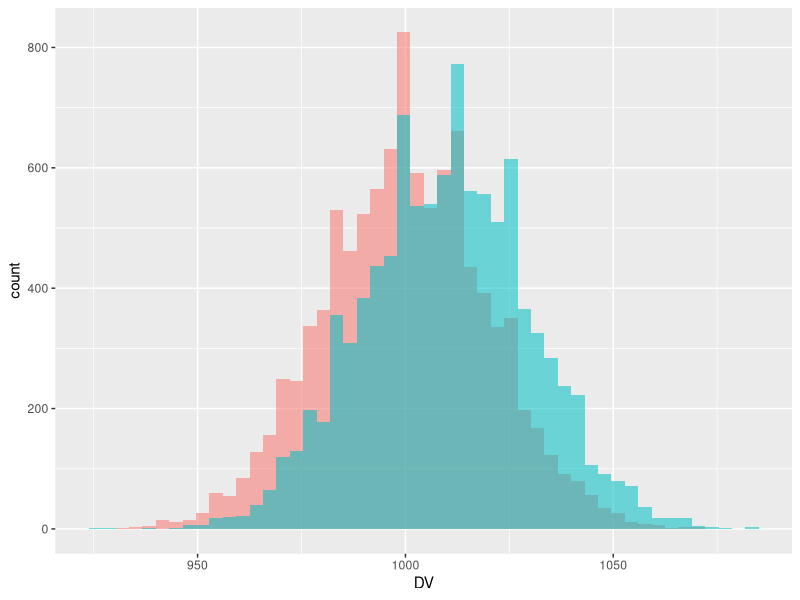
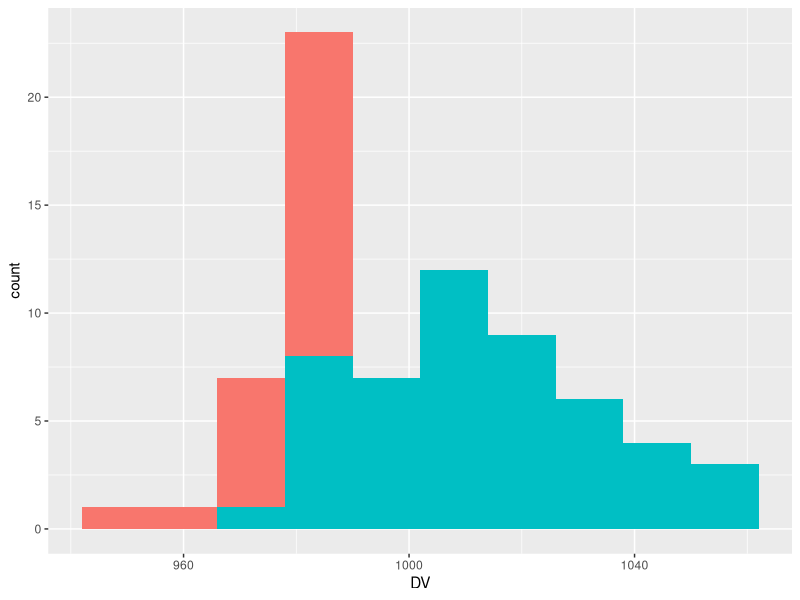
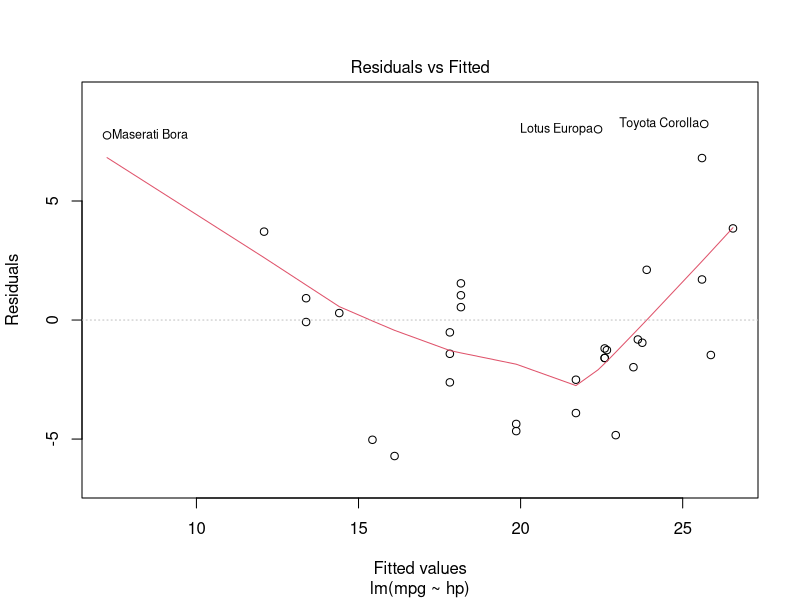
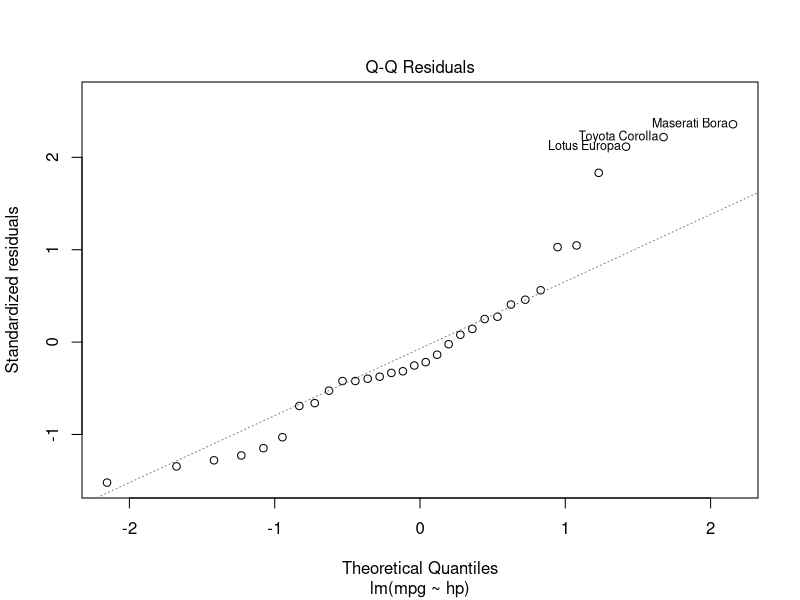
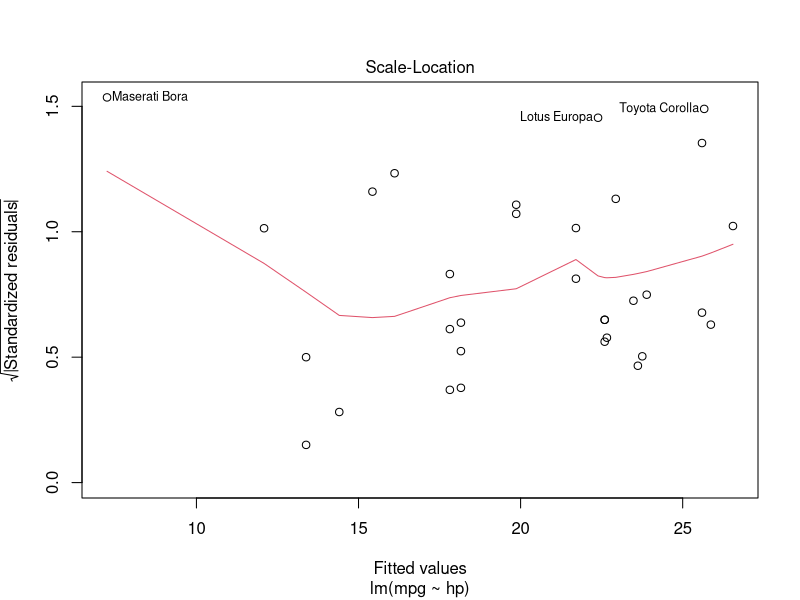
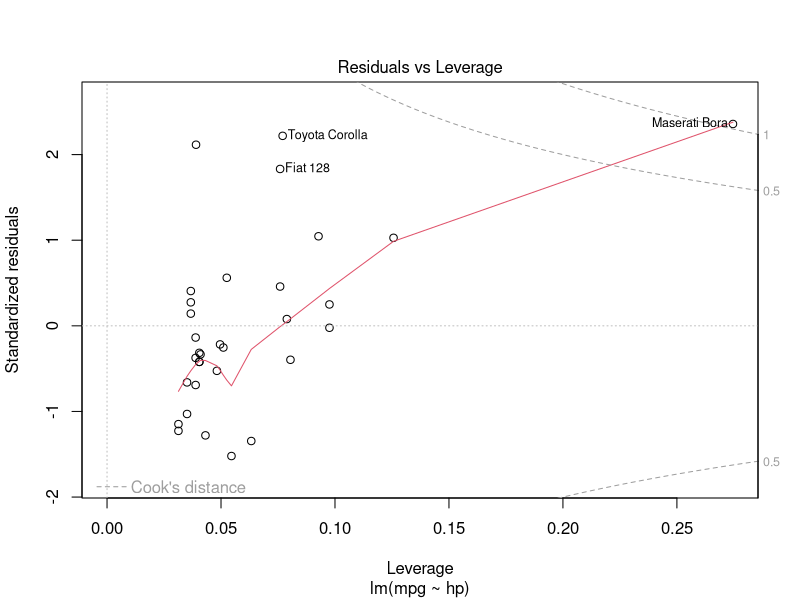
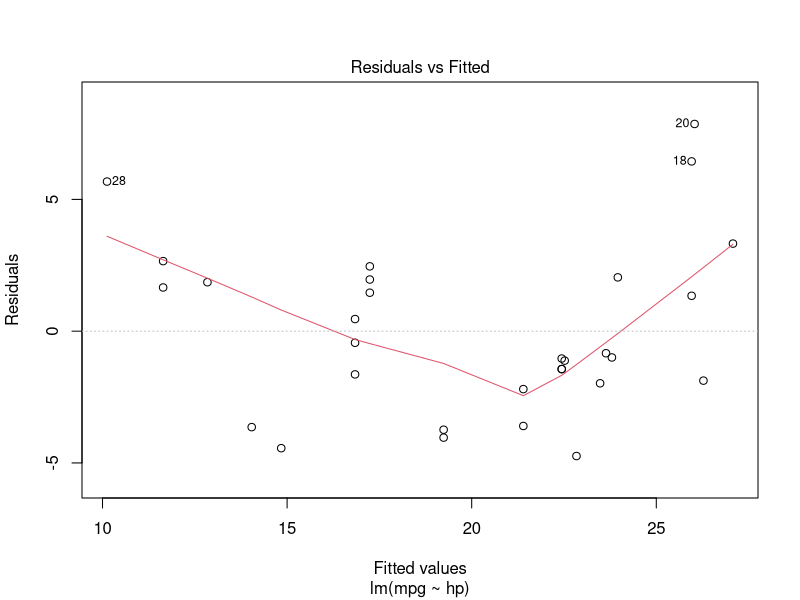
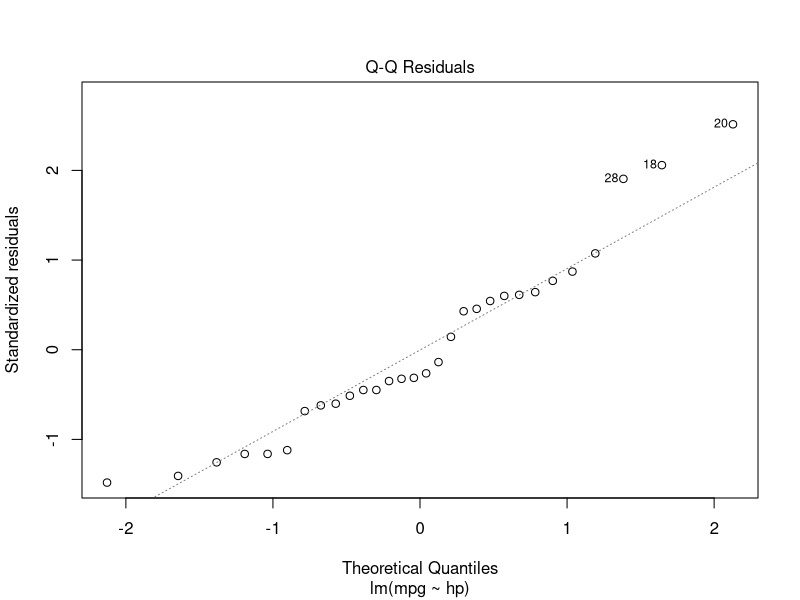

The R source for these figures, in order:
library(tidyverse)
library(broom)
library(afex)
library(emmeans)

# Simulate one data set
set.seed(1234)
DV <- c(round(rnorm(10000, 1000, 20)), round(rnorm(10000, 1010, 20)))
condition <- c(rep("Condition_A", 10000), rep("Condition_B", 10000))

my_data <- tibble(condition, DV)

my_data %>%
  ggplot(aes(x = DV, fill = condition, alpha = .5)) +
  geom_histogram(data = filter(my_data, condition == "Condition_A"), bins = 50) +
  geom_histogram(data = filter(my_data, condition == "Condition_B"), bins = 50) +
  guides(fill = FALSE, alpha = FALSE)
  
set.seed(1234)
DV <- c(round(rnorm(50, 1000, 20)), round(rnorm(50, 1010, 20)))
condition <- c(rep("Condition_A", 50), rep("Condition_B", 50))

my_data <- tibble(condition, DV)

my_data %>%
  ggplot(aes(x = DV, fill = condition)) +
  geom_histogram(data = filter(my_data, condition == "Condition_A"), bins = 10) +
  geom_histogram(data = filter(my_data, condition == "Condition_B"), bins = 10) +
  guides(fill = FALSE, alpha = FALSE)

my_data %>%
  group_by(condition) %>%
  summarise(mean_dv = mean(DV), sd_dv = sd(DV))

# Run t-test ####
t.test(my_data[condition == "Condition_A",]$DV, my_data[condition == "Condition_B",]$DV)

# Can we get the output in tidy format? Answer: yes...
tidy(t.test(my_data[condition == "Condition_A",]$DV, 
            my_data[condition == "Condition_B",]$DV))

# Simulate 1000 datasets ####
all_data <- NULL

set.seed(1234)
for (i in 1:1000) {
  DV <- c(round(rnorm(50, 1000, 20)), round(rnorm(50, 1010, 20)))
  condition <- c(rep("Condition_A", 50), rep("Condition_B", 50))
  my_data <- tibble(condition, DV, i)
  all_data <- rbind(all_data, my_data)
}

# Run 1000 t-tests
all_results <- NULL
for (n in 1:1000) {
  my_data_filt <- all_data %>% filter(i == n)
  result <- tidy(t.test(my_data_filt[condition == "Condition_A",]$DV, 
                        my_data_filt[condition == "Condition_B",]$DV))
  all_results <- rbind(result, all_results)
  
}

# How many find the difference?
count(all_results %>% filter(p.value < .05))

# Linear model ####
# use the built in mtcars data set
model <- lm(mpg ~ hp, data = mtcars)
summary(model)

# Are we violating any assumptions?
plot(model)

renamed_mtcars <- mtcars %>%
  rownames_to_column()

filtered_mtcars <- filter(renamed_mtcars, (rowname != ("Maserati Bora")) & 
                            (rowname != ("Lotus Europa")))

model <- lm(mpg ~ hp, data = filtered_mtcars)
summary(model)
plot(model)

filtered_mtcars %>% 
  ggplot(aes(x = hp, y = mpg)) + 
  geom_point() +
  geom_smooth(method = "lm")

model_null <- lm(mpg ~ 1, data = filtered_mtcars)

mean_intercept <- mean(filtered_mtcars$mpg)

filtered_mtcars %>% 
  ggplot(aes(x = hp, y = mpg)) + 
  geom_point() +
  geom_hline(yintercept = mean_intercept, colour = "red")

filtered_mtcars %>% 
  ggplot(aes(x = hp, y = mpg)) + 
  geom_point() +
  geom_smooth(method = "lm", se = FALSE) +
  geom_hline(yintercept = mean_intercept, colour = "red", size = 1)

anova(model, model_null)

filtered_mtcars %>%
  group_by(cyl) %>%
  summarise(mean = mean(mpg), sd = sd(mpg))

filtered_mtcars %>%
  group_by(cyl) %>%
  ggplot(aes(x = cyl, y = mpg, group = cyl, fill = cyl)) +
  geom_boxplot() +
  guides(fill = FALSE)

# ANOVA ####
filtered_mtcars$cyl <- as.factor(filtered_mtcars$cyl) 
filtered_mtcars <- filtered_mtcars %>% mutate(id = row_number())

model_ANOVA <- aov_4(mpg ~ cyl + (1 | id), data = filtered_mtcars)
nice(model_ANOVA)
summary(model_ANOVA)

emmeans(model_ANOVA, pairwise ~ cyl)
